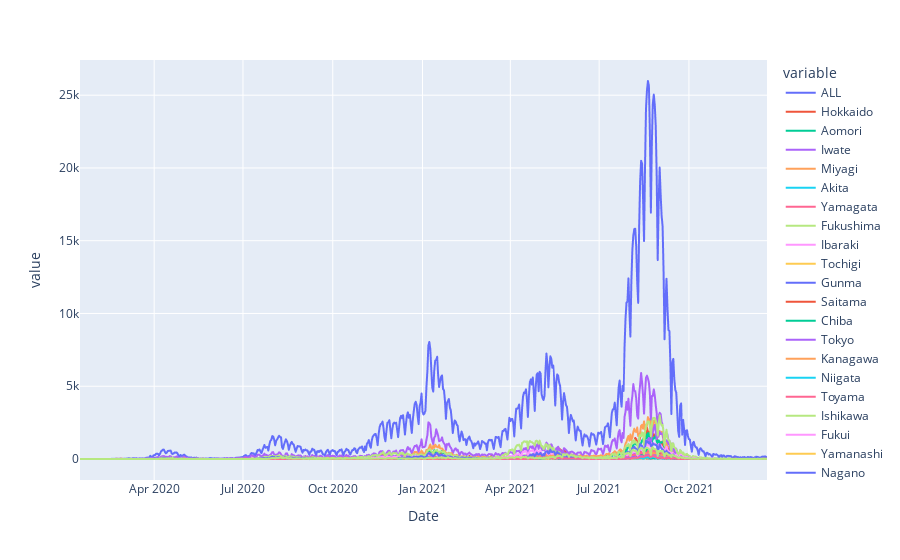

Notebook code cell kept with this figure:
### Code cell
px.line(df, )

### Figure 1 — Plotly figure (JSON) as saved in the notebook; plotly's stock layout.template omitted (floating-point values rounded to 4 significant figures; data arrays with more than 128 entries replaced by an {"elided": "..."} marker saying what was removed)
{"data": [{"hovertemplate": "variable=ALL<br>Date=%{x}<br>value=%{y}<extra></extra>", "legendgroup": "ALL", "line": {"color": "#636efa", "dash": "solid"}, "marker": {"symbol": "circle"}, "mode": "lines", "name": "ALL", "showlegend": true, "type": "scattergl", "x": {"elided": "705 str values"}, "xaxis": "x", "y": {"elided": "705 int values"}, "yaxis": "y"}, {"hovertemplate": "variable=Hokkaido<br>Date=%{x}<br>value=%{y}<extra></extra>", "legendgroup": "Hokkaido", "line": {"color": "#EF553B", "dash": "solid"}, "marker": {"symbol": "circle"}, "mode": "lines", "name": "Hokkaido", "showlegend": true, "type": "scattergl", "x": {"elided": "705 str values"}, "xaxis": "x", "y": {"elided": "705 int values"}, "yaxis": "y"}, {"hovertemplate": "variable=Aomori<br>Date=%{x}<br>value=%{y}<extra></extra>", "legendgroup": "Aomori", "line": {"color": "#00cc96", "dash": "solid"}, "marker": {"symbol": "circle"}, "mode": "lines", "name": "Aomori", "showlegend": true, "type": "scattergl", "x": {"elided": "705 str values"}, "xaxis": "x", "y": {"elided": "705 int values"}, "yaxis": "y"}, {"hovertemplate": "variable=Iwate<br>Date=%{x}<br>value=%{y}<extra></extra>", "legendgroup": "Iwate", "line": {"color": "#ab63fa", "dash": "solid"}, "marker": {"symbol": "circle"}, "mode": "lines", "name": "Iwate", "showlegend": true, "type": "scattergl", "x": {"elided": "705 str values"}, "xaxis": "x", "y": {"elided": "705 int values"}, "yaxis": "y"}, {"hovertemplate": "variable=Miyagi<br>Date=%{x}<br>value=%{y}<extra></extra>", "legendgroup": "Miyagi", "line": {"color": "#FFA15A", "dash": "solid"}, "marker": {"symbol": "circle"}, "mode": "lines", "name": "Miyagi", "showlegend": true, "type": "scattergl", "x": {"elided": "705 str values"}, "xaxis": "x", "y": {"elided": "705 int values"}, "yaxis": "y"}, {"hovertemplate": "variable=Akita<br>Date=%{x}<br>value=%{y}<extra></extra>", "legendgroup": "Akita", "line": {"color": "#19d3f3", "dash": "solid"}, "marker": {"symbol": "circle"}, "mode": "lines", "name": "Akita", "showlegend": true, "type": "scattergl", "x": {"elided": "705 str values"}, "xaxis": "x", "y": {"elided": "705 int values"}, "yaxis": "y"}, {"hovertemplate": "variable=Yamagata<br>Date=%{x}<br>value=%{y}<extra></extra>", "legendgroup": "Yamagata", "line": {"color": "#FF6692", "dash": "solid"}, "marker": {"symbol": "circle"}, "mode": "lines", "name": "Yamagata", "showlegend": true, "type": "scattergl", "x": {"elided": "705 str values"}, "xaxis": "x", "y": {"elided": "705 int values"}, "yaxis": "y"}, {"hovertemplate": "variable=Fukushima<br>Date=%{x}<br>value=%{y}<extra></extra>", "legendgroup": "Fukushima", "line": {"color": "#B6E880", "dash": "solid"}, "marker": {"symbol": "circle"}, "mode": "lines", "name": "Fukushima", "showlegend": true, "type": "scattergl", "x": {"elided": "705 str values"}, "xaxis": "x", "y": {"elided": "705 int values"}, "yaxis": "y"}, {"hovertemplate": "variable=Ibaraki<br>Date=%{x}<br>value=%{y}<extra></extra>", "legendgroup": "Ibaraki", "line": {"color": "#FF97FF", "dash": "solid"}, "marker": {"symbol": "circle"}, "mode": "lines", "name": "Ibaraki", "showlegend": true, "type": "scattergl", "x": {"elided": "705 str values"}, "xaxis": "x", "y": {"elided": "705 int values"}, "yaxis": "y"}, {"hovertemplate": "variable=Tochigi<br>Date=%{x}<br>value=%{y}<extra></extra>", "legendgroup": "Tochigi", "line": {"color": "#FECB52", "dash": "solid"}, "marker": {"symbol": "circle"}, "mode": "lines", "name": "Tochigi", "showlegend": true, "type": "scattergl", "x": {"elided": "705 str values"}, "xaxis": "x", "y": {"elided": "705 int values"}, "yaxis": "y"}, {"hovertemplate": "variable=Gunma<br>Date=%{x}<br>value=%{y}<extra></extra>", "legendgroup": "Gunma", "line": {"color": "#636efa", "dash": "solid"}, "marker": {"symbol": "circle"}, "mode": "lines", "name": "Gunma", "showlegend": true, "type": "scattergl", "x": {"elided": "705 str values"}, "xaxis": "x", "y": {"elided": "705 int values"}, "yaxis": "y"}, {"hovertemplate": "variable=Saitama<br>Date=%{x}<br>value=%{y}<extra></extra>", "legendgroup": "Saitama", "line": {"color": "#EF553B", "dash": "solid"}, "marker": {"symbol": "circle"}, "mode": "lines", "name": "Saitama", "showlegend": true, "type": "scattergl", "x": {"elided": "705 str values"}, "xaxis": "x", "y": {"elided": "705 int values"}, "yaxis": "y"}, {"hovertemplate": "variable=Chiba<br>Date=%{x}<br>value=%{y}<extra></extra>", "legendgroup": "Chiba", "line": {"color": "#00cc96", "dash": "solid"}, "marker": {"symbol": "circle"}, "mode": "lines", "name": "Chiba", "showlegend": true, "type": "scattergl", "x": {"elided": "705 str values"}, "xaxis": "x", "y": {"elided": "705 int values"}, "yaxis": "y"}, {"hovertemplate": "variable=Tokyo<br>Date=%{x}<br>value=%{y}<extra></extra>", "legendgroup": "Tokyo", "line": {"color": "#ab63fa", "dash": "solid"}, "marker": {"symbol": "circle"}, "mode": "lines", "name": "Tokyo", "showlegend": true, "type": "scattergl", "x": {"elided": "705 str values"}, "xaxis": "x", "y": {"elided": "705 int values"}, "yaxis": "y"}, {"hovertemplate": "variable=Kanagawa<br>Date=%{x}<br>value=%{y}<extra></extra>", "legendgroup": "Kanagawa", "line": {"color": "#FFA15A", "dash": "solid"}, "marker": {"symbol": "circle"}, "mode": "lines", "name": "Kanagawa", "showlegend": true, "type": "scattergl", "x": {"elided": "705 str values"}, "xaxis": "x", "y": {"elided": "705 int values"}, "yaxis": "y"}, {"hovertemplate": "variable=Niigata<br>Date=%{x}<br>value=%{y}<extra></extra>", "legendgroup": "Niigata", "line": {"color": "#19d3f3", "dash": "solid"}, "marker": {"symbol": "circle"}, "mode": "lines", "name": "Niigata", "showlegend": true, "type": "scattergl", "x": {"elided": "705 str values"}, "xaxis": "x", "y": {"elided": "705 int values"}, "yaxis": "y"}, {"hovertemplate": "variable=Toyama<br>Date=%{x}<br>value=%{y}<extra></extra>", "legendgroup": "Toyama", "line": {"color": "#FF6692", "dash": "solid"}, "marker": {"symbol": "circle"}, "mode": "lines", "name": "Toyama", "showlegend": true, "type": "scattergl", "x": {"elided": "705 str values"}, "xaxis": "x", "y": {"elided": "705 int values"}, "yaxis": "y"}, {"hovertemplate": "variable=Ishikawa<br>Date=%{x}<br>value=%{y}<extra></extra>", "legendgroup": "Ishikawa", "line": {"color": "#B6E880", "dash": "solid"}, "marker": {"symbol": "circle"}, "mode": "lines", "name": "Ishikawa", "showlegend": true, "type": "scattergl", "x": {"elided": "705 str values"}, "xaxis": "x", "y": {"elided": "705 int values"}, "yaxis": "y"}, {"hovertemplate": "variable=Fukui<br>Date=%{x}<br>value=%{y}<extra></extra>", "legendgroup": "Fukui", "line": {"color": "#FF97FF", "dash": "solid"}, "marker": {"symbol": "circle"}, "mode": "lines", "name": "Fukui", "showlegend": true, "type": "scattergl", "x": {"elided": "705 str values"}, "xaxis": "x", "y": {"elided": "705 int values"}, "yaxis": "y"}, {"hovertemplate": "variable=Yamanashi<br>Date=%{x}<br>value=%{y}<extra></extra>", "legendgroup": "Yamanashi", "line": {"color": "#FECB52", "dash": "solid"}, "marker": {"symbol": "circle"}, "mode": "lines", "name": "Yamanashi", "showlegend": true, "type": "scattergl", "x": {"elided": "705 str values"}, "xaxis": "x", "y": {"elided": "705 int values"}, "yaxis": "y"}, {"hovertemplate": "variable=Nagano<br>Date=%{x}<br>value=%{y}<extra></extra>", "legendgroup": "Nagano", "line": {"color": "#636efa", "dash": "solid"}, "marker": {"symbol": "circle"}, "mode": "lines", "name": "Nagano", "showlegend": true, "type": "scattergl", "x": {"elided": "705 str values"}, "xaxis": "x", "y": {"elided": "705 int values"}, "yaxis": "y"}, {"hovertemplate": "variable=Gifu<br>Date=%{x}<br>value=%{y}<extra></extra>", "legendgroup": "Gifu", "line": {"color": "#EF553B", "dash": "solid"}, "marker": {"symbol": "circle"}, "mode": "lines", "name": "Gifu", "showlegend": true, "type": "scattergl", "x": {"elided": "705 str values"}, "xaxis": "x", "y": {"elided": "705 int values"}, "yaxis": "y"}, {"hovertemplate": "variable=Shizuoka<br>Date=%{x}<br>value=%{y}<extra></extra>", "legendgroup": "Shizuoka", "line": {"color": "#00cc96", "dash": "solid"}, "marker": {"symbol": "circle"}, "mode": "lines", "name": "Shizuoka", "showlegend": true, "type": "scattergl", "x": {"elided": "705 str values"}, "xaxis": "x", "y": {"elided": "705 int values"}, "yaxis": "y"}, {"hovertemplate": "variable=Aichi<br>Date=%{x}<br>value=%{y}<extra></extra>", "legendgroup": "Aichi", "line": {"color": "#ab63fa", "dash": "solid"}, "marker": {"symbol": "circle"}, "mode": "lines", "name": "Aichi", "showlegend": true, "type": "scattergl", "x": {"elided": "705 str values"}, "xaxis": "x", "y": {"elided": "705 int values"}, "yaxis": "y"}, {"hovertemplate": "variable=Mie<br>Date=%{x}<br>value=%{y}<extra></extra>", "legendgroup": "Mie", "line": {"color": "#FFA15A", "dash": "solid"}, "marker": {"symbol": "circle"}, "mode": "lines", "name": "Mie", "showlegend": true, "type": "scattergl", "x": {"elided": "705 str values"}, "xaxis": "x", "y": {"elided": "705 int values"}, "yaxis": "y"}, {"hovertemplate": "variable=Shiga<br>Date=%{x}<br>value=%{y}<extra></extra>", "legendgroup": "Shiga", "line": {"color": "#19d3f3", "dash": "solid"}, "marker": {"symbol": "circle"}, "mode": "lines", "name": "Shiga", "showlegend": true, "type": "scattergl", "x": {"elided": "705 str values"}, "xaxis": "x", "y": {"elided": "705 int values"}, "yaxis": "y"}, {"hovertemplate": "variable=Kyoto<br>Date=%{x}<br>value=%{y}<extra></extra>", "legendgroup": "Kyoto", "line": {"color": "#FF6692", "dash": "solid"}, "marker": {"symbol": "circle"}, "mode": "lines", "name": "Kyoto", "showlegend": true, "type": "scattergl", "x": {"elided": "705 str values"}, "xaxis": "x", "y": {"elided": "705 int values"}, "yaxis": "y"}, {"hovertemplate": "variable=Osaka<br>Date=%{x}<br>value=%{y}<extra></extra>", "legendgroup": "Osaka", "line": {"color": "#B6E880", "dash": "solid"}, "marker": {"symbol": "circle"}, "mode": "lines", "name": "Osaka", "showlegend": true, "type": "scattergl", "x": {"elided": "705 str values"}, "xaxis": "x", "y": {"elided": "705 int values"}, "yaxis": "y"}, {"hovertemplate": "variable=Hyogo<br>Date=%{x}<br>value=%{y}<extra></extra>", "legendgroup": "Hyogo", "line": {"color": "#FF97FF", "dash": "solid"}, "marker": {"symbol": "circle"}, "mode": "lines", "name": "Hyogo", "showlegend": true, "type": "scattergl", "x": {"elided": "705 str values"}, "xaxis": "x", "y": {"elided": "705 int values"}, "yaxis": "y"}, {"hovertemplate": "variable=Nara<br>Date=%{x}<br>value=%{y}<extra></extra>", "legendgroup": "Nara", "line": {"color": "#FECB52", "dash": "solid"}, "marker": {"symbol": "circle"}, "mode": "lines", "name": "Nara", "showlegend": true, "type": "scattergl", "x": {"elided": "705 str values"}, "xaxis": "x", "y": {"elided": "705 int values"}, "yaxis": "y"}, {"hovertemplate": "variable=Wakayama<br>Date=%{x}<br>value=%{y}<extra></extra>", "legendgroup": "Wakayama", "line": {"color": "#636efa", "dash": "solid"}, "marker": {"symbol": "circle"}, "mode": "lines", "name": "Wakayama", "showlegend": true, "type": "scattergl", "x": {"elided": "705 str values"}, "xaxis": "x", "y": {"elided": "705 int values"}, "yaxis": "y"}, {"hovertemplate": "variable=Tottori<br>Date=%{x}<br>value=%{y}<extra></extra>", "legendgroup": "Tottori", "line": {"color": "#EF553B", "dash": "solid"}, "marker": {"symbol": "circle"}, "mode": "lines", "name": "Tottori", "showlegend": true, "type": "scattergl", "x": {"elided": "705 str values"}, "xaxis": "x", "y": {"elided": "705 int values"}, "yaxis": "y"}, {"hovertemplate": "variable=Shimane<br>Date=%{x}<br>value=%{y}<extra></extra>", "legendgroup": "Shimane", "line": {"color": "#00cc96", "dash": "solid"}, "marker": {"symbol": "circle"}, "mode": "lines", "name": "Shimane", "showlegend": true, "type": "scattergl", "x": {"elided": "705 str values"}, "xaxis": "x", "y": {"elided": "705 int values"}, "yaxis": "y"}, {"hovertemplate": "variable=Okayama<br>Date=%{x}<br>value=%{y}<extra></extra>", "legendgroup": "Okayama", "line": {"color": "#ab63fa", "dash": "solid"}, "marker": {"symbol": "circle"}, "mode": "lines", "name": "Okayama", "showlegend": true, "type": "scattergl", "x": {"elided": "705 str values"}, "xaxis": "x", "y": {"elided": "705 int values"}, "yaxis": "y"}, {"hovertemplate": "variable=Hiroshima<br>Date=%{x}<br>value=%{y}<extra></extra>", "legendgroup": "Hiroshima", "line": {"color": "#FFA15A", "dash": "solid"}, "marker": {"symbol": "circle"}, "mode": "lines", "name": "Hiroshima", "showlegend": true, "type": "scattergl", "x": {"elided": "705 str values"}, "xaxis": "x", "y": {"elided": "705 int values"}, "yaxis": "y"}, {"hovertemplate": "variable=Yamaguchi<br>Date=%{x}<br>value=%{y}<extra></extra>", "legendgroup": "Yamaguchi", "line": {"color": "#19d3f3", "dash": "solid"}, "marker": {"symbol": "circle"}, "mode": "lines", "name": "Yamaguchi", "showlegend": true, "type": "scattergl", "x": {"elided": "705 str values"}, "xaxis": "x", "y": {"elided": "705 int values"}, "yaxis": "y"}, {"hovertemplate": "variable=Tokushima<br>Date=%{x}<br>value=%{y}<extra></extra>", "legendgroup": "Tokushima", "line": {"color": "#FF6692", "dash": "solid"}, "marker": {"symbol": "circle"}, "mode": "lines", "name": "Tokushima", "showlegend": true, "type": "scattergl", "x": {"elided": "705 str values"}, "xaxis": "x", "y": {"elided": "705 int values"}, "yaxis": "y"}, {"hovertemplate": "variable=Kagawa<br>Date=%{x}<br>value=%{y}<extra></extra>", "legendgroup": "Kagawa", "line": {"color": "#B6E880", "dash": "solid"}, "marker": {"symbol": "circle"}, "mode": "lines", "name": "Kagawa", "showlegend": true, "type": "scattergl", "x": {"elided": "705 str values"}, "xaxis": "x", "y": {"elided": "705 int values"}, "yaxis": "y"}, {"hovertemplate": "variable=Ehime<br>Date=%{x}<br>value=%{y}<extra></extra>", "legendgroup": "Ehime", "line": {"color": "#FF97FF", "dash": "solid"}, "marker": {"symbol": "circle"}, "mode": "lines", "name": "Ehime", "showlegend": true, "type": "scattergl", "x": {"elided": "705 str values"}, "xaxis": "x", "y": {"elided": "705 int values"}, "yaxis": "y"}, {"hovertemplate": "variable=Kochi<br>Date=%{x}<br>value=%{y}<extra></extra>", "legendgroup": "Kochi", "line": {"color": "#FECB52", "dash": "solid"}, "marker": {"symbol": "circle"}, "mode": "lines", "name": "Kochi", "showlegend": true, "type": "scattergl", "x": {"elided": "705 str values"}, "xaxis": "x", "y": {"elided": "705 int values"}, "yaxis": "y"}, {"hovertemplate": "variable=Fukuoka<br>Date=%{x}<br>value=%{y}<extra></extra>", "legendgroup": "Fukuoka", "line": {"color": "#636efa", "dash": "solid"}, "marker": {"symbol": "circle"}, "mode": "lines", "name": "Fukuoka", "showlegend": true, "type": "scattergl", "x": {"elided": "705 str values"}, "xaxis": "x", "y": {"elided": "705 int values"}, "yaxis": "y"}, {"hovertemplate": "variable=Saga<br>Date=%{x}<br>value=%{y}<extra></extra>", "legendgroup": "Saga", "line": {"color": "#EF553B", "dash": "solid"}, "marker": {"symbol": "circle"}, "mode": "lines", "name": "Saga", "showlegend": true, "type": "scattergl", "x": {"elided": "705 str values"}, "xaxis": "x", "y": {"elided": "705 int values"}, "yaxis": "y"}, {"hovertemplate": "variable=Nagasaki<br>Date=%{x}<br>value=%{y}<extra></extra>", "legendgroup": "Nagasaki", "line": {"color": "#00cc96", "dash": "solid"}, "marker": {"symbol": "circle"}, "mode": "lines", "name": "Nagasaki", "showlegend": true, "type": "scattergl", "x": {"elided": "705 str values"}, "xaxis": "x", "y": {"elided": "705 int values"}, "yaxis": "y"}, {"hovertemplate": "variable=Kumamoto<br>Date=%{x}<br>value=%{y}<extra></extra>", "legendgroup": "Kumamoto", "line": {"color": "#ab63fa", "dash": "solid"}, "marker": {"symbol": "circle"}, "mode": "lines", "name": "Kumamoto", "showlegend": true, "type": "scattergl", "x": {"elided": "705 str values"}, "xaxis": "x", "y": {"elided": "705 int values"}, "yaxis": "y"}, {"hovertemplate": "variable=Oita<br>Date=%{x}<br>value=%{y}<extra></extra>", "legendgroup": "Oita", "line": {"color": "#FFA15A", "dash": "solid"}, "marker": {"symbol": "circle"}, "mode": "lines", "name": "Oita", "showlegend": true, "type": "scattergl", "x": {"elided": "705 str values"}, "xaxis": "x", "y": {"elided": "705 int values"}, "yaxis": "y"}, {"hovertemplate": "variable=Miyazaki<br>Date=%{x}<br>value=%{y}<extra></extra>", "legendgroup": "Miyazaki", "line": {"color": "#19d3f3", "dash": "solid"}, "marker": {"symbol": "circle"}, "mode": "lines", "name": "Miyazaki", "showlegend": true, "type": "scattergl", "x": {"elided": "705 str values"}, "xaxis": "x", "y": {"elided": "705 int values"}, "yaxis": "y"}, {"hovertemplate": "variable=Kagoshima<br>Date=%{x}<br>value=%{y}<extra></extra>", "legendgroup": "Kagoshima", "line": {"color": "#FF6692", "dash": "solid"}, "marker": {"symbol": "circle"}, "mode": "lines", "name": "Kagoshima", "showlegend": true, "type": "scattergl", "x": {"elided": "705 str values"}, "xaxis": "x", "y": {"elided": "705 int values"}, "yaxis": "y"}, {"hovertemplate": "variable=Okinawa<br>Date=%{x}<br>value=%{y}<extra></extra>", "legendgroup": "Okinawa", "line": {"color": "#B6E880", "dash": "solid"}, "marker": {"symbol": "circle"}, "mode": "lines", "name": "Okinawa", "showlegend": true, "type": "scattergl", "x": {"elided": "705 str values"}, "xaxis": "x", "y": {"elided": "705 int values"}, "yaxis": "y"}], "layout": {"autosize": true, "legend": {"title": {"text": "variable"}, "tracegroupgap": 0}, "margin": {"t": 60}, "xaxis": {"anchor": "y", "autorange": true, "domain": [0, 1], "range": ["2020-01-16", "2021-12-20"], "title": {"text": "Date"}, "type": "date"}, "yaxis": {"anchor": "x", "autorange": true, "domain": [0, 1], "range": [-1443.0, 27420.0], "title": {"text": "value"}, "type": "linear"}}}
